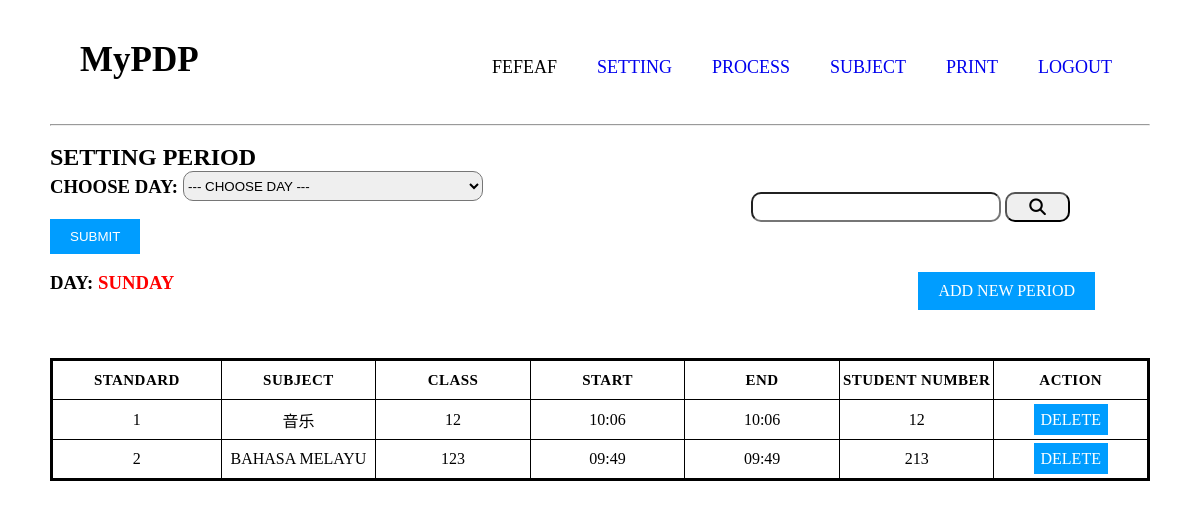
Page /period.php (signed in) on the committed database.
### tables this page shows
CREATE TABLE `period` (
  `no` int(11) NOT NULL,
  `userId` int(11) NOT NULL,
  `day` varchar(255) NOT NULL,
  `std` int(11) NOT NULL,
  `sub` varchar(255) NOT NULL,
  `class` varchar(255) NOT NULL,
  `start` varchar(255) NOT NULL,
  `end` varchar(255) NOT NULL,
  `noStu` int(11) NOT NULL
);

### period.php (the view, shortened to what this page needs)
<?php
    include 'db.php';
?>
<html>
<head>
<link rel="stylesheet" href="style.css" type="text/css">
<link rel="stylesheet" href="nav.css" type="text/css">
<link rel="stylesheet" href="table.css" type="text/css">
<link rel="stylesheet" href="https://cdnjs.cloudflare.com/ajax/libs/font-awesome/6.3.0/css/all.min.css">
</head>
    <body style="margin:20px 50px 0 50px;">
    <?php include ("nav.php");?>
        <h2>SETTING PERIOD</h2>
        <form action="" method="POST">
        <h3 style="margin: 5px 5px 0 0; float: left;">CHOOSE DAY:</h3>
            <select style=" width:300px; height:30px; border-radius: 10px" name="day">
                <option value='nn'>--- CHOOSE DAY ---</option>
            </select><br>  <br>
            <div>
                <button class="btn" name="submit">SUBMIT</button>
            </div>
            <br>
            <div id="search" style="margin: -80px 80px 0 0; float:right">
                <input style="width:250px; height:30px; border-radius: 10px" type="text" name="search">
                <button style="width:65px; height:30px; border-radius: 10px" name="searchbtn" ><i class="fa-solid fa-magnifying-glass fa-lg"></i></button><br>
            </div>
        </form>
        <div>
        <h3 style="float: left">DAY: <span style="color: red">
        <?php
        $day = 0;
        if($day==0){
            $day="SUNDAY";
        }elseif($day==1){
            $day="MONDAY";
        }elseif($day==2){
            $day="TUESDAY";
        }elseif($day==3){
            $day="WEDNESDAY";
        }elseif($day==4){
            $day="THURSDAY";
        }elseif($day==5){
            $day="FRIDAY";
        }else{
            $day="SATURDAY";
        }
        echo $day;
        ?>
        </span></h3>
        <a class="btn" style="float: right" id="add"><span>ADD NEW PERIOD</span></a>
        </div>
        <br>
        <br>
    <div class="table-content">
        <table id="collapsetable" class="collapsetable" border="1">
            <thead>
                <tr class="table-header">
                    <td>STANDARD</td>
                    <td>SUBJECT</td>
                    <td>CLASS</td>
                    <td>START</td>
                    <td>END</td>
                    <td>STUDENT NUMBER</td>
                    <td>ACTION</td>
                </tr>
            </thead>
            <tbody>
            <?php
                $day = 0;
                $id = 0;
                if (isset($_COOKIE['id'])) {
                    $id = $_COOKIE['id'];
                }
                $sql = "SELECT * FROM `period` JOIN `user` ON period.userid = user.id WHERE userid = '$id' AND `day` = '$day' ORDER BY `std` ";
                $result = $conn->query($sql);
                while($row = $result->fetch_assoc()){
            ?>
            <tr class="center">
                <td><?php echo $row["std"]; ?></td>
                <td><?php echo $row["sub"];?></td>
                <td><?php echo $row["class"];?></td>
                <td><?php echo $row["start"];?></td>
                <td><?php echo $row["end"];?></td>
                <td><?php echo $row["noStu"];?></td>
                <td><a style="margin: auto; padding: 7px;" class="btn" onclick="return confirm('Are you sure to delete the period?')" href="del.php?id=<?php echo $row['no']?>">DELETE</a></td>
                <?php
                    }
                ?>
            </tbody>
        </table>
        </div>
        <br>
    </body>
</html>

### style.css (style rules this page uses)
@media only screen and (max-width: 1299px) and (min-width: 1180px) { #collapsetable { width:120%; margin:50px 0 0 0; text-align: center; } }

### nav.css (style rules this page uses)
* { padding: 0; margin: 0; text-decoration: none; list-style: none; box-sizing: border-box; }

### table.css (style rules this page uses)
@media only screen and (max-width: 1299px) and (min-width: 1180px) { #collapsetable { width:120%; margin:50px 0 0 0; text-align: center; } }

### period.php (style rules this page uses)
.table-content { text-align: center; }
.table-header { text-align: center; font-weight: bold; background-color: white; font-size: 15px; text-transform: uppercase; letter-spacing: 0.03em; }
td { width:80px; height: 40px; }
.center { text-align: center; }
#collapsetable { border-collapse: collapse; border: 3px solid black; text-align: center; width: 100%; }
.btn { padding: 10px 20px 10px 20px; background: #009dff; color: white; border: none; margin-right: 55px; }
a { text-decoration: none; }

### rows in the picture
period: std "1", sub "音乐", class "12", start "10:06", end "10:06", noStu "12"
period: std "2", sub "BAHASA MELAYU", class "123", start "09:49", end "09:49", noStu "213"

### other values in the picture
$_COOKIE["username"] "FEFEAF"
$day "SUNDAY"
